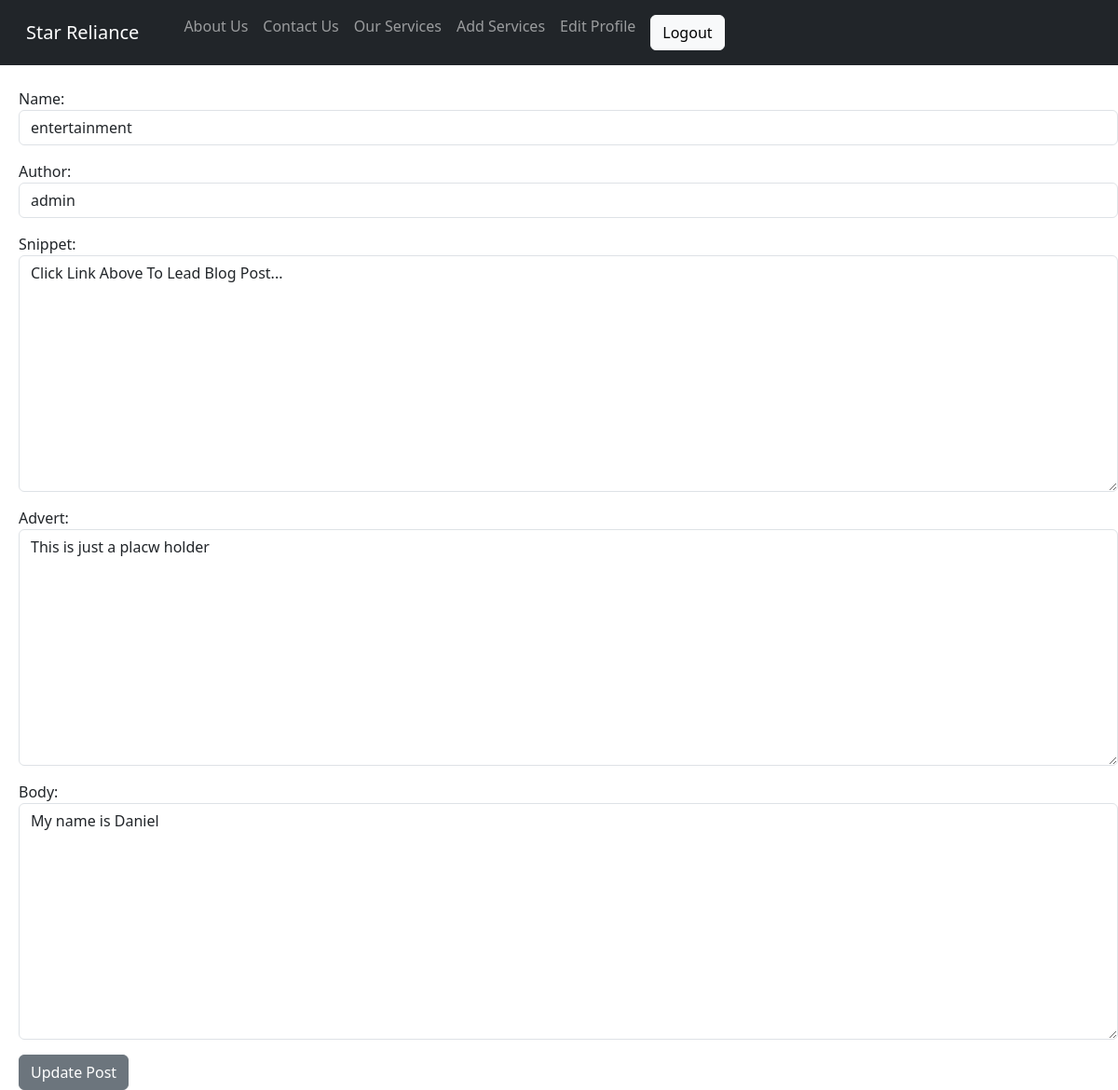
/service/edit/4 (signed in), run on an earlier commit of the app's database.
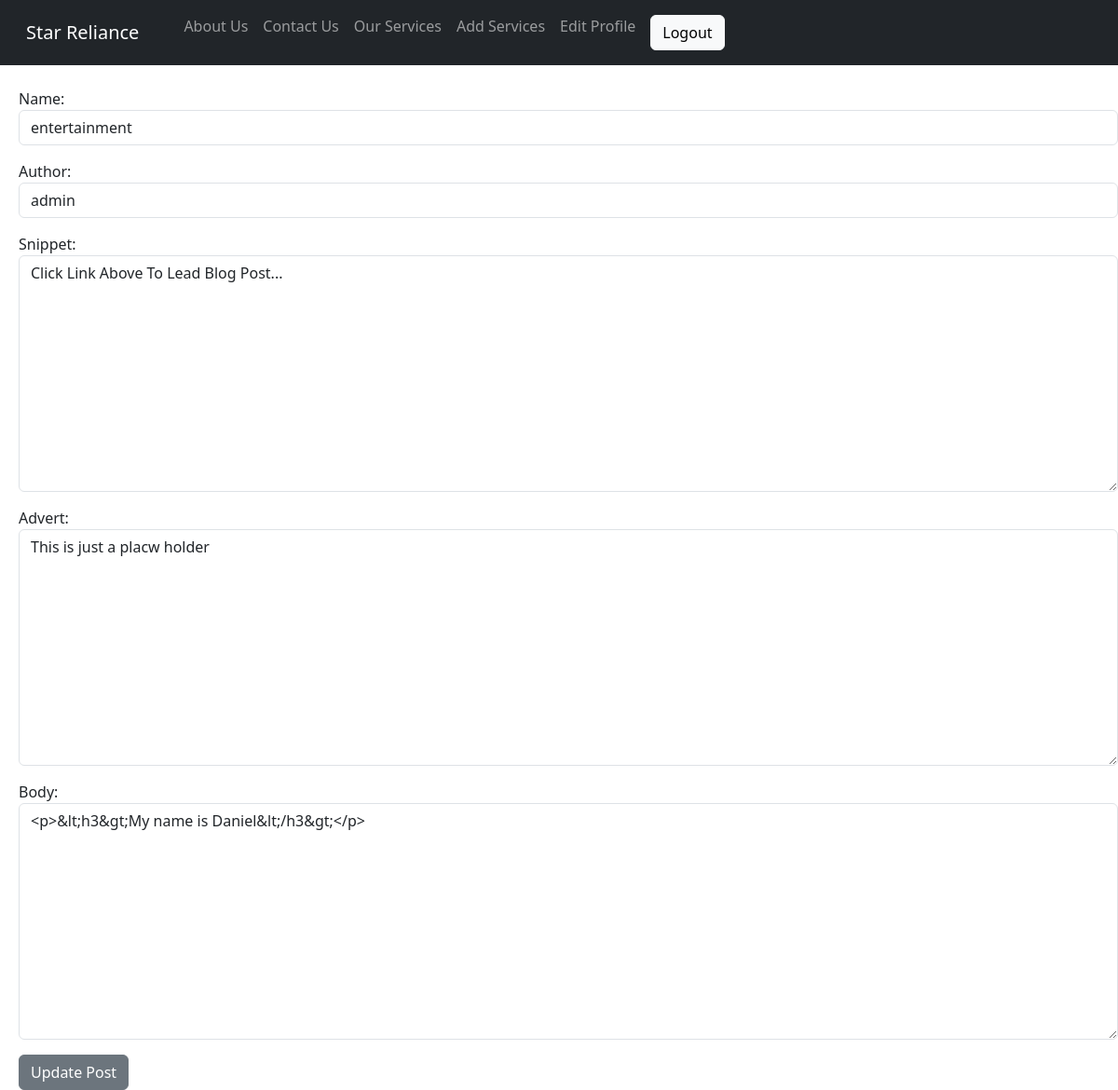
And on a later commit of the database.
### theblog/models.py (models this page shows, shortened)
class Category(models.Model):
    name = models.CharField(max_length = 255)
    body = models.TextField()
    snippet = models.CharField(max_length = 255,default="Click Link Above To Lead Blog Post...")
    author = models.ForeignKey(User, on_delete=models.CASCADE)
    post_date = models.DateField(auto_now_add = True)
    likes = models.ManyToManyField(User, related_name='blog_posts')
    advert = models.TextField(null = True, blank=True)

### theblog/views.py (the view)
# urls.py: path('service/edit/<int:pk>', UpdateServicePostView.as_view(), name='update_service_post' ),
class UpdateServicePostView(UpdateView):
    model = Category
    form_class = ServiceForm
    template_name = 'update_service_post.html'

### theblog/forms.py
class ServiceForm(forms.ModelForm):
    class Meta:
        model = Category
        fields = ('name','author','snippet','advert','body')
        widgets = {
            'name': forms.TextInput(attrs = {'class':'form-control'}),
            'author': forms.Select(attrs = {'class':'form-control'}),
            'snippet': forms.Textarea(attrs = {'class':'form-control'}),
            'advert': forms.Textarea(attrs = {'class':'form-control'}),
            'body': forms.Textarea(attrs = {'class':'form-control'}),
        }

### theblog/templates/update_service_post.html (shortened to what this page needs)
{% extends 'base.html' %}
{% block content %}
{% if user.is_authenticated %}
<h1>Update Service Post</h1>
<br><br><br>
<div class="form-group">
<form method="POST">
    {{ form.as_p }}
    <button class="btn btn-secondary">Update Post</button>
</form>
</div>
{% else %}
Youa are not supposed to be here!
{% endif %}
{% endblock %}

What changed in the data, as far as the page shows it:
changed Category "entertainment": body "My name is Daniel" → "<p>&lt;h3&gt;My name is Daniel&lt;/h3&gt;</p>"
